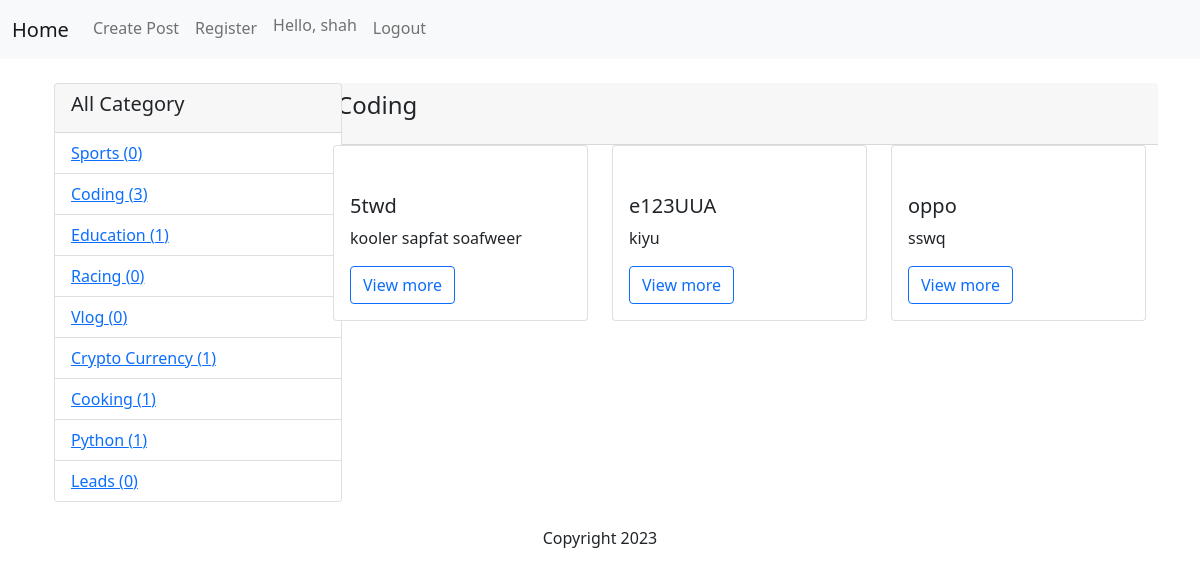
Screenshot of /category/2/ (signed in) with the database file from the repository.
### listing/models.py (models this page shows, shortened)
class Category(models.Model):
    name = models.CharField(max_length=100)

class Post(models.Model):
    title = models.CharField(max_length=255)
    content = models.TextField()
    category = models.ForeignKey(Category, on_delete=models.CASCADE, default=1)
    created_at = models.DateTimeField(auto_now_add=True)
    updated_at = models.DateTimeField(auto_now=True)
    owner = models.ForeignKey(User, on_delete=models.CASCADE)
    class Meta:
        ordering = ['-created_at']

### listing/views.py (the view)
# urls.py: path('category/<int:category_id>/', views.posts_by_category, name='posts_by_category'),
def posts_by_category(request, category_id):
    if not request.user.is_authenticated:
        raise Http404
    category = get_object_or_404(Category, pk=category_id)
    posts = Post.objects.filter(category=category).order_by('-created_at')
    categories = Category.objects.annotate(post_count=Count('post')).all()
    return render(request, 'listing/posts_by_category.html', {'posts': posts, 'category': category, 'categories': categories})

### listing/templates/listing/posts_by_category.html
{% extends 'listing/base.html' %}
{% block content %}
<div class="container">
    <div class="row">
      <div class="col-md-3">
        <div class="card" style="width: 18rem;">
          <div class="card-header">
            <h5>All Category</h5>
          </div>
          <ul class="list-group list-group-flush">
            {% for category in categories %}
            <li class="list-group-item"><a href="{% url 'listing:posts_by_category' category.id %}">{{ category.name }}  ({{category.post_count}}) </a></li>
          {% endfor %}
          </ul>
        </div>
      </div>
      <div class="col-md-9">
       <div class="row">
        <div class="card-header">
          <h4 class="mb-3">{{category.name}} </h4>
           </div>
        {% for post in posts %}
          <div class="col-md-4">
          <div class="card mb-3">
            <div class="card-body">
            </div>
            <div class="card-body">
              <h5 class="card-title">{{ post.title }}</h5>
              <p class="card-text">{{ post.content|slice:":50" }}</p>
              <a href="{% url 'listing:post_detail' post.id %}" class="btn btn-outline-primary">View more</a>
            </div>
          </div>
           </div>
          {% endfor %}
        </div>
      </div>
    </div>
  </div>
{% endblock %}

### listing/templates/listing/base.html (shortened to what this page needs)
<!DOCTYPE html>
<html lang="en">
<head>
    <link href="https://cdn.jsdelivr.net/npm/bootstrap@5.1.3/dist/css/bootstrap.min.css" rel="stylesheet">
</head>
<body>
    <header>
        <nav class="navbar navbar-expand-lg navbar-light bg-light">
            <div class="container-fluid">
                <a class="navbar-brand" href="{% url 'listing:post_list' %}">Home</a>
                <div class="collapse navbar-collapse" id="navbarNav">
                    <ul class="navbar-nav">
                        <li class="nav-item">
                            <a class="nav-link" href="{% url 'listing:post_create' %}">Create Post</a>
                        </li>
                        <li class="nav-item">
                            <a class="nav-link" href="{% url 'users:register' %}">Register</a>
                        </li>
                        {% if user.is_authenticated %}
                            <li class="nav-item">
                                <h6 class="nav-link" >Hello, {{ user.username }}</h6>
                            </li>
                        {% else %}
                        <li class="nav-item">
                            <a class="nav-link" href="{% url 'users:login' %}">Login</a>
                        </li>
                        {% endif %}
                        <li class="nav-item">
                            <a class="nav-link" href="{% url 'users:logout' %}">Logout</a>
                        </li>
                    </ul>
                </div>
            </div>
        </nav>
    </header>
    <main class="container mt-4">
        {% block content %}
        {% endblock %}
    </main>
    <footer class="text-center mt-4">
        <p>Copyright 2023</p>
    </footer>
</body>
</html>

### rows the page displays
Category: name "Sports", post_count "0"
Category: name "Coding", post_count "3"
Category: name "Education", post_count "1"
Category: name "Racing", post_count "0"
Category: name "Vlog", post_count "0"
Category: name "Crypto Currency", post_count "1"
Category: name "Cooking", post_count "1"
Category: name "Python", post_count "1"
Category: name "Leads", post_count "0"
Post: title "5twd", content "kooler sapfat soafweer"
Post: title "e123UUA", content "kiyu"
Post: title "oppo", content "sswq"

### other values shown
{{ user.username }} "shah"
